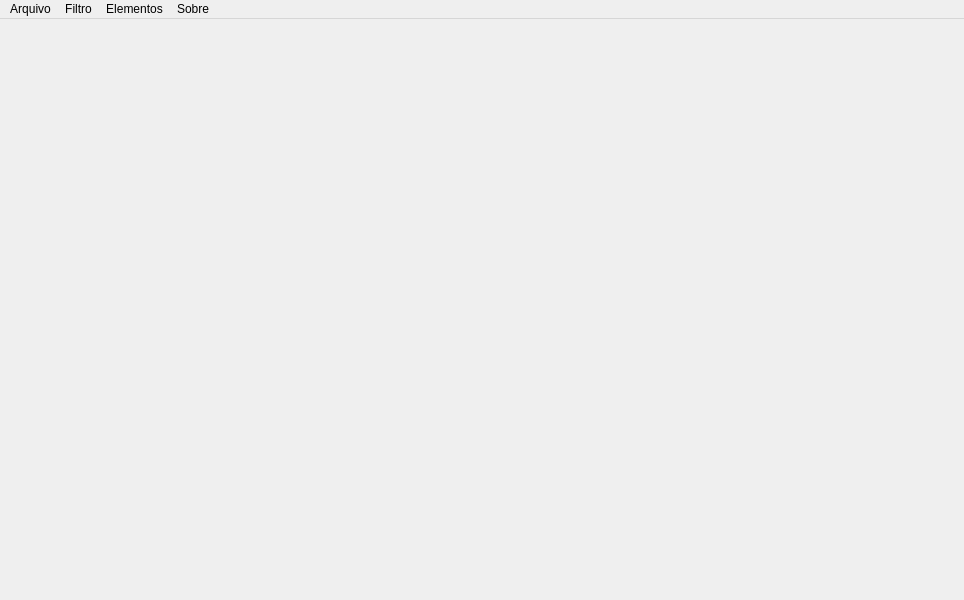
<?xml version="1.0" encoding="UTF-8"?>
<ui version="4.0">
 <class>MainWindow</class>
 <widget class="QMainWindow" name="MainWindow">
  <property name="geometry">
   <rect>
    <x>0</x>
    <y>0</y>
    <width>964</width>
    <height>600</height>
   </rect>
  </property>
  <property name="windowTitle">
   <string>Stories Instagram</string>
  </property>
  <widget class="QWidget" name="centralwidget">
   <layout class="QGridLayout" name="gridLayout"/>
  </widget>
  <widget class="QMenuBar" name="menubar">
   <property name="geometry">
    <rect>
     <x>0</x>
     <y>0</y>
     <width>964</width>
     <height>26</height>
    </rect>
   </property>
   <widget class="QMenu" name="menuFile">
    <property name="title">
     <string>Arquivo</string>
    </property>
    <addaction name="actionAbrir_imagem"/>
    <addaction name="actionAbrir_video"/>
    <addaction name="actionSalvar"/>
    <addaction name="actionSair"/>
   </widget>
   <widget class="QMenu" name="menuAbout">
    <property name="title">
     <string>Filtro</string>
    </property>
    <addaction name="actionStories_Instagram"/>
    <addaction name="actionNegativo"/>
    <addaction name="actionBlur"/>
    <addaction name="actionTiltshift"/>
    <addaction name="actionCanny"/>
   </widget>
   <widget class="QMenu" name="menuElementos">
    <property name="title">
     <string>Elementos</string>
    </property>
    <addaction name="actionStickers"/>
    <addaction name="actionTexto"/>
   </widget>
   <widget class="QMenu" name="menuSobre">
    <property name="title">
     <string>Sobre</string>
    </property>
   </widget>
   <addaction name="menuFile"/>
   <addaction name="menuAbout"/>
   <addaction name="menuElementos"/>
   <addaction name="menuSobre"/>
  </widget>
  <action name="actionAbrir_imagem">
   <property name="text">
    <string>Abrir imagem</string>
   </property>
  </action>
  <action name="actionAbrir_video">
   <property name="text">
    <string>Abrir vídeo</string>
   </property>
  </action>
  <action name="actionStories_Instagram">
   <property name="text">
    <string>Tons de cinza</string>
   </property>
  </action>
  <action name="actionSalvar">
   <property name="text">
    <string>Salvar</string>
   </property>
  </action>
  <action name="actionSair">
   <property name="text">
    <string>Sair</string>
   </property>
  </action>
  <action name="actionNegativo">
   <property name="text">
    <string>Negativo</string>
   </property>
  </action>
  <action name="actionBlur">
   <property name="text">
    <string>Blur</string>
   </property>
  </action>
  <action name="actionTiltshift">
   <property name="text">
    <string>Tiltshift</string>
   </property>
  </action>
  <action name="actionStickers">
   <property name="text">
    <string>Stickers</string>
   </property>
  </action>
  <action name="actionTexto">
   <property name="text">
    <string>Texto</string>
   </property>
  </action>
  <action name="actionCanny">
   <property name="text">
    <string>Canny</string>
   </property>
  </action>
 </widget>
 <resources/>
 <connections/>
</ui>
